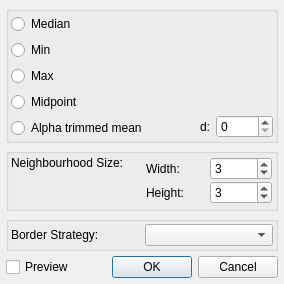
<?xml version="1.0" encoding="UTF-8"?>
<ui version="4.0">
 <class>OrderStatDialog</class>
 <widget class="QDialog" name="OrderStatDialog">
  <property name="geometry">
   <rect>
    <x>0</x>
    <y>0</y>
    <width>284</width>
    <height>284</height>
   </rect>
  </property>
  <property name="windowTitle">
   <string>Ordered Statistics Filter</string>
  </property>
  <layout class="QHBoxLayout" name="horizontalLayout_8">
   <property name="spacing">
    <number>0</number>
   </property>
   <property name="leftMargin">
    <number>6</number>
   </property>
   <property name="topMargin">
    <number>6</number>
   </property>
   <property name="rightMargin">
    <number>6</number>
   </property>
   <property name="bottomMargin">
    <number>6</number>
   </property>
   <item>
    <layout class="QVBoxLayout" name="verticalLayout_5">
     <property name="spacing">
      <number>5</number>
     </property>
     <property name="leftMargin">
      <number>0</number>
     </property>
     <item>
      <widget class="QGroupBox" name="MeanFilterGroup">
       <property name="title">
        <string/>
       </property>
       <layout class="QGridLayout" name="gridLayout">
        <property name="leftMargin">
         <number>2</number>
        </property>
        <property name="topMargin">
         <number>2</number>
        </property>
        <property name="rightMargin">
         <number>2</number>
        </property>
        <property name="bottomMargin">
         <number>2</number>
        </property>
        <item row="0" column="0">
         <layout class="QHBoxLayout" name="horizontalLayout_2">
          <item>
           <layout class="QVBoxLayout" name="verticalLayout">
            <item>
             <widget class="QRadioButton" name="rbMedian">
              <property name="text">
               <string>Median</string>
              </property>
             </widget>
            </item>
            <item>
             <widget class="QRadioButton" name="rbMin">
              <property name="text">
               <string>Min</string>
              </property>
             </widget>
            </item>
            <item>
             <widget class="QRadioButton" name="rbMax">
              <property name="text">
               <string>Max</string>
              </property>
             </widget>
            </item>
            <item>
             <widget class="QRadioButton" name="rbMidpoint">
              <property name="text">
               <string>Midpoint</string>
              </property>
             </widget>
            </item>
            <item>
             <widget class="QRadioButton" name="rbAlpha">
              <property name="text">
               <string>Alpha trimmed mean</string>
              </property>
             </widget>
            </item>
           </layout>
          </item>
          <item>
           <layout class="QVBoxLayout" name="verticalLayout_2">
            <item>
             <spacer name="verticalSpacer">
              <property name="orientation">
               <enum>Qt::Vertical</enum>
              </property>
              <property name="sizeHint" stdset="0">
               <size>
                <width>20</width>
                <height>40</height>
               </size>
              </property>
             </spacer>
            </item>
            <item>
             <layout class="QHBoxLayout" name="horizontalLayout">
              <item>
               <widget class="QLabel" name="labelD">
                <property name="text">
                 <string>d:</string>
                </property>
                <property name="alignment">
                 <set>Qt::AlignRight|Qt::AlignTrailing|Qt::AlignVCenter</set>
                </property>
               </widget>
              </item>
              <item>
               <widget class="QSpinBox" name="spDValue">
                <property name="maximum">
                 <number>3</number>
                </property>
               </widget>
              </item>
             </layout>
            </item>
           </layout>
          </item>
         </layout>
        </item>
       </layout>
      </widget>
     </item>
     <item>
      <widget class="QGroupBox" name="groupBox">
       <property name="title">
        <string/>
       </property>
       <layout class="QGridLayout" name="gridLayout_2">
        <property name="leftMargin">
         <number>2</number>
        </property>
        <property name="topMargin">
         <number>2</number>
        </property>
        <property name="rightMargin">
         <number>2</number>
        </property>
        <property name="bottomMargin">
         <number>2</number>
        </property>
        <item row="0" column="0">
         <layout class="QHBoxLayout" name="horizontalLayout_6">
          <item>
           <layout class="QVBoxLayout" name="verticalLayout_4">
            <item>
             <widget class="QLabel" name="label_2">
              <property name="text">
               <string>Neighbourhood Size:</string>
              </property>
             </widget>
            </item>
            <item>
             <spacer name="verticalSpacer_2">
              <property name="orientation">
               <enum>Qt::Vertical</enum>
              </property>
              <property name="sizeHint" stdset="0">
               <size>
                <width>20</width>
                <height>40</height>
               </size>
              </property>
             </spacer>
            </item>
           </layout>
          </item>
          <item>
           <layout class="QVBoxLayout" name="verticalLayout_3">
            <property name="spacing">
             <number>1</number>
            </property>
            <property name="leftMargin">
             <number>1</number>
            </property>
            <property name="topMargin">
             <number>1</number>
            </property>
            <property name="rightMargin">
             <number>1</number>
            </property>
            <property name="bottomMargin">
             <number>1</number>
            </property>
            <item>
             <layout class="QHBoxLayout" name="horizontalLayout_4">
              <item>
               <widget class="QLabel" name="label_3">
                <property name="text">
                 <string>Width: </string>
                </property>
               </widget>
              </item>
              <item>
               <widget class="QSpinBox" name="spWidth">
                <property name="minimum">
                 <number>1</number>
                </property>
                <property name="maximum">
                 <number>13</number>
                </property>
                <property name="singleStep">
                 <number>2</number>
                </property>
                <property name="value">
                 <number>3</number>
                </property>
               </widget>
              </item>
             </layout>
            </item>
            <item>
             <layout class="QHBoxLayout" name="horizontalLayout_5">
              <item>
               <widget class="QLabel" name="label_5">
                <property name="text">
                 <string>Height: </string>
                </property>
               </widget>
              </item>
              <item>
               <widget class="QSpinBox" name="spHeight">
                <property name="minimum">
                 <number>1</number>
                </property>
                <property name="maximum">
                 <number>13</number>
                </property>
                <property name="singleStep">
                 <number>2</number>
                </property>
                <property name="value">
                 <number>3</number>
                </property>
               </widget>
              </item>
             </layout>
            </item>
           </layout>
          </item>
         </layout>
        </item>
       </layout>
      </widget>
     </item>
     <item>
      <widget class="QGroupBox" name="groupBox_2">
       <property name="title">
        <string/>
       </property>
       <layout class="QGridLayout" name="gridLayout_3">
        <property name="leftMargin">
         <number>2</number>
        </property>
        <property name="topMargin">
         <number>2</number>
        </property>
        <property name="rightMargin">
         <number>2</number>
        </property>
        <property name="bottomMargin">
         <number>2</number>
        </property>
        <item row="0" column="0">
         <layout class="QHBoxLayout" name="horizontalLayout_7">
          <item>
           <widget class="QLabel" name="label_4">
            <property name="text">
             <string>Border Strategy: </string>
            </property>
           </widget>
          </item>
          <item>
           <widget class="QComboBox" name="comboBorder"/>
          </item>
         </layout>
        </item>
       </layout>
      </widget>
     </item>
     <item>
      <layout class="QHBoxLayout" name="horizontalLayout_3">
       <item>
        <widget class="QCheckBox" name="cbPreview">
         <property name="text">
          <string>Preview</string>
         </property>
        </widget>
       </item>
       <item>
        <widget class="QDialogButtonBox" name="buttonBox">
         <property name="orientation">
          <enum>Qt::Horizontal</enum>
         </property>
         <property name="standardButtons">
          <set>QDialogButtonBox::Cancel|QDialogButtonBox::Ok</set>
         </property>
        </widget>
       </item>
      </layout>
     </item>
    </layout>
   </item>
  </layout>
 </widget>
 <resources/>
 <connections>
  <connection>
   <sender>buttonBox</sender>
   <signal>accepted()</signal>
   <receiver>OrderStatDialog</receiver>
   <slot>accept()</slot>
   <hints>
    <hint type="sourcelabel">
     <x>248</x>
     <y>254</y>
    </hint>
    <hint type="destinationlabel">
     <x>157</x>
     <y>274</y>
    </hint>
   </hints>
  </connection>
  <connection>
   <sender>buttonBox</sender>
   <signal>rejected()</signal>
   <receiver>OrderStatDialog</receiver>
   <slot>reject()</slot>
   <hints>
    <hint type="sourcelabel">
     <x>316</x>
     <y>260</y>
    </hint>
    <hint type="destinationlabel">
     <x>286</x>
     <y>274</y>
    </hint>
   </hints>
  </connection>
 </connections>
</ui>
